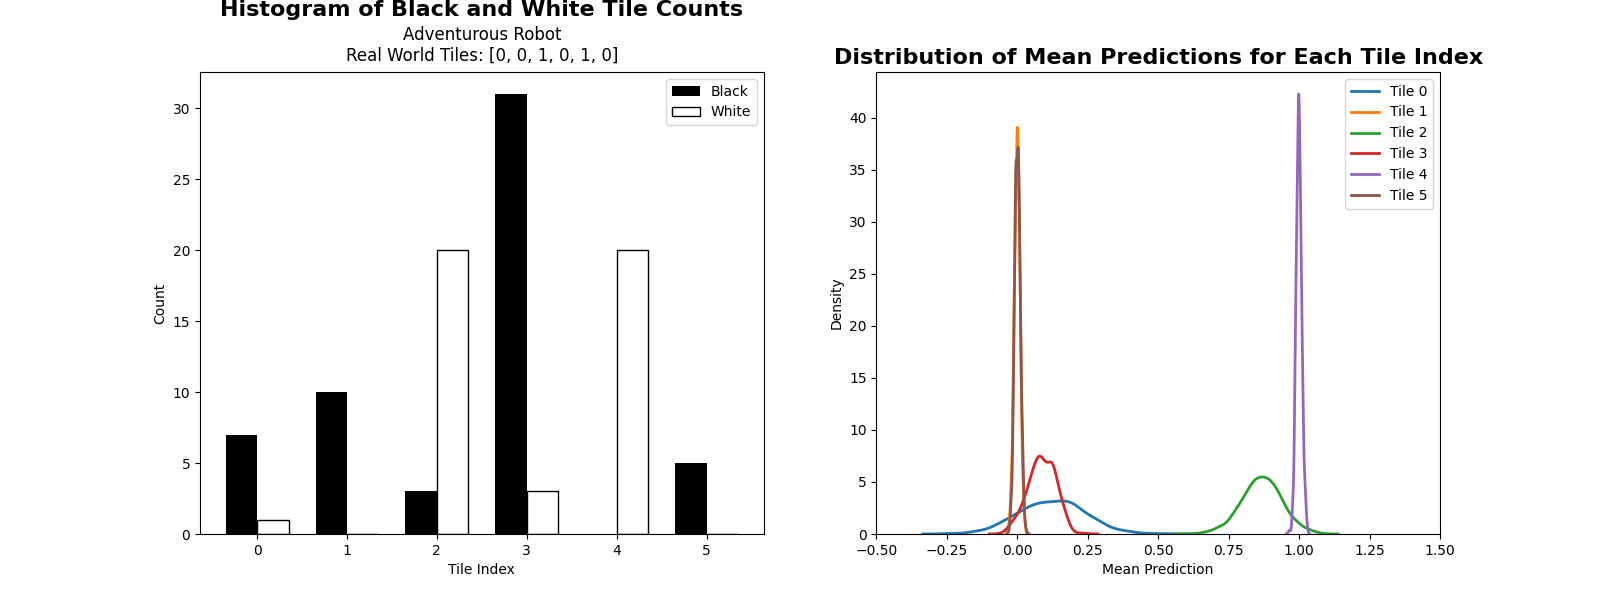

This figure's Python source:
import random
import matplotlib.pyplot as plt
import numpy as np
import seaborn as sns

class TileWorld:
    def __init__(self, length):
        # Initialize the world with random black(0) and white(1) tiles
        self.tiles = [random.choice([0, 1]) for _ in range(length)]
        self.length = length

class Robot:
    def __init__(self, world):
        self.world = world
        self.position = random.randint(0, self.world.length - 1)
        self.world_model = {i: [0, 0] for i in range(self.world.length)}  # Histogram: [black_count, white_count]
        self.history = []

    def sense(self):
        # Simulate perception with 10% noise
        perceived_color = self.world.tiles[self.position]
        if random.random() < 0.1:
            perceived_color = 1 - perceived_color  # Flip perception with 10% probability

        # Update the histogram for the current position
        if perceived_color == 0:
            self.world_model[self.position][0] += 1
        else:
            self.world_model[self.position][1] += 1

        self.history.append(self.position)

    def predict_color(self, position):
        black_count, white_count = self.world_model[position]
        total_count = black_count + white_count
        if total_count == 0:
            return 0.5  # Initial prediction when no data
        else:
            return white_count / total_count

    def choose_action(self, strategy='cautious'):
        if strategy == 'cautious':
            return self.cautious_strategy()
        elif strategy == 'adventurous':
            return self.adventurous_strategy()
        else:
            raise ValueError("Unknown strategy. Choose 'cautious' or 'adventurous'.")

    def cautious_strategy(self):
        if self.position == 0:
            return 1  # Move right if at the left edge
        elif self.position == self.world.length - 1:
            return -1  # Move left if at the right edge

        # Calculate uncertainty for left and right actions
        left_uncertainty = self.calculate_uncertainty(self.position - 1)
        right_uncertainty = self.calculate_uncertainty(self.position + 1)

        # Choose action based on minimum uncertainty
        if left_uncertainty < right_uncertainty:
            return -1  # Move left
        elif right_uncertainty < left_uncertainty:
            return 1  # Move right
        else:
            return random.choice([-1, 1])  # Random choice if uncertainty is equal

    def adventurous_strategy(self):
        if self.position == 0:
            return 1  # Move right if at the left edge
        elif self.position == self.world.length - 1:
            return -1  # Move left if at the right edge

        # Calculate uncertainty for left and right actions
        left_uncertainty = self.calculate_uncertainty(self.position - 1)
        right_uncertainty = self.calculate_uncertainty(self.position + 1)

        # Choose action based on maximum uncertainty
        if left_uncertainty > right_uncertainty:
            return -1  # Move left
        elif right_uncertainty > left_uncertainty:
            return 1  # Move right
        else:
            return random.choice([-1, 1])  # Random choice if uncertainty is equal

    def calculate_uncertainty(self, position):
        # Calculate uncertainty using binomial distribution variance
        if position < 0 or position >= self.world.length:
            return float('inf')  # High uncertainty if out of bounds

        black_count, white_count = self.world_model[position]
        total_count = black_count + white_count
        if total_count == 0:
            return 0.25  # Maximum uncertainty when no data
        p = white_count / total_count
        variance = p * (1 - p) / total_count
        return variance

    def move(self, action):
        # Simulate action with 10% noise
        if random.random() < 0.1:
            action = -action  # Flip action with 10% probability

        self.position += action
        self.position = max(0, min(self.position, self.world.length - 1))

    def run(self, steps, strategy='cautious'):
        for _ in range(steps):
            self.sense()
            action = self.choose_action(strategy)
            self.move(action)

    @staticmethod
    def generate_samples(mean, variance, size=1000):
        if variance == 0:
            variance = 0.0001  # Set a small variance if it is zero
        stddev = np.sqrt(variance)
        return np.random.normal(mean, stddev, size)


def main():
    # Parameters
    world_length = 6
    steps = 100

    # Initialize
    world = TileWorld(world_length)
    robot = Robot(world)

    # === Run the simulation === #
    strategy = 'adventurous'
    print("\nRunning the simulation with adventurous strategy... ")
    robot.run(steps, strategy)

    print("World Tiles:", world.tiles)
    print("Robot History:", robot.history)

    # Print final predictions and variances
    print("\nFinal Predictions and Variances:")
    means = []
    variances = []
    for pos in range(world_length):
        black_count, white_count = robot.world_model[pos]
        total_count = black_count + white_count
        if total_count == 0:
            mean = 0.5
            variance = 0.25
        else:
            mean = white_count / total_count
            variance = mean * (1 - mean) / total_count
        means.append(mean)
        variances.append(variance)
        print(f"Position {pos}: Mean = {mean:.3f}, Variance = {variance:.3f}")
    
    # Create subplots
    fig, axes = plt.subplots(1, 2, figsize=(16, 6))

    #===== Plot the histogram of black and white tile counts for each index ====#
    ax = axes[0]
    width = 0.35  # width of the bars
    x = np.arange(world_length)
    black_counts = [robot.world_model[i][0] for i in range(world_length)]
    white_counts = [robot.world_model[i][1] for i in range(world_length)]
    ax.bar(x - width/2, black_counts, width, color='black', label='Black')
    ax.bar(x + width/2, white_counts, width, color='white', edgecolor='black', label='White')
    ax.set_xlabel('Tile Index')
    ax.set_ylabel('Count')
    ax.set_title('Histogram of Black and White Tile Counts', fontsize=16, fontweight='bold', pad=40)
    ax.text(0.5, 1.1, 'Adventurous Robot\nReal World Tiles: ' + str(world.tiles), transform=ax.transAxes, fontsize=12, verticalalignment='top', horizontalalignment='center')
    #ax.set_title('Histogram of Black and White Tile Counts\nnReal World Tiles: ' + str(world.tiles))
    ax.set_xticks(x)
    ax.set_xticklabels(x)
    ax.legend()

    #====== Plot the distribution of mean predictions across tile indices =====#
    # Generate sample data for KDE plots
    samples = [Robot.generate_samples(mean, var) for mean, var in zip(means, variances)]
    ax = axes[1]

    # Plotting KDE for each tile index
    for index, sample in enumerate(samples):
        sns.kdeplot(sample, label=f'Tile {index}', linewidth=2)

    ax.set_xlabel('Mean Prediction')
    ax.set_ylabel('Density')
    ax.set_title('Distribution of Mean Predictions for Each Tile Index', fontsize=16, fontweight='bold')
    ax.legend()

    # Set x-axis limits
    ax.set_xlim(-0.5, 1.5)

    plt.savefig( str(strategy)+'_robot')
    plt.tight_layout()
    plt.show()

# Run the main function
if __name__ == "__main__":
    main()
